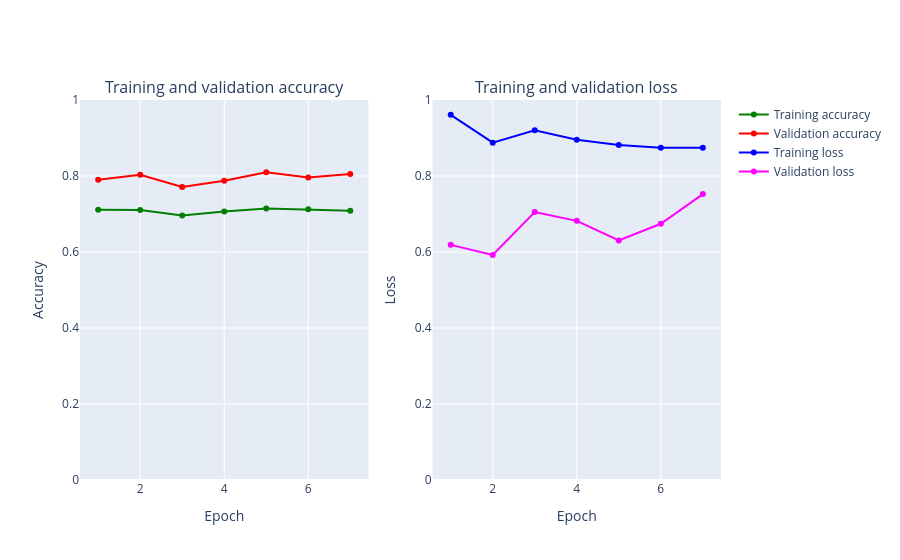

The notebook cell this image was saved under:
### Markdown cell above
Progresión del entrenamiento:

### Code cell
plot_accuracy_and_loss(history_vgg16)

### Figure 1 — Plotly figure (JSON) as saved in the notebook; plotly's stock layout.template omitted (floating-point values rounded to 4 significant figures)
{"data": [{"marker": {"color": "Green"}, "mode": "markers+lines", "name": "Training accuracy", "text": ["1", "2", "3", "4", "5", "6", "7"], "type": "scatter", "x": [1, 2, 3, 4, 5, 6, 7], "xaxis": "x", "y": [0.7113, 0.7108, 0.6959, 0.7065, 0.7147, 0.7122, 0.7087], "yaxis": "y"}, {"marker": {"color": "Red"}, "mode": "markers+lines", "name": "Validation accuracy", "text": ["1", "2", "3", "4", "5", "6", "7"], "type": "scatter", "x": [1, 2, 3, 4, 5, 6, 7], "xaxis": "x", "y": [0.79, 0.8033, 0.7713, 0.7878, 0.81, 0.7962, 0.805], "yaxis": "y"}, {"marker": {"color": "Blue"}, "mode": "markers+lines", "name": "Training loss", "text": ["1", "2", "3", "4", "5", "6", "7"], "type": "scatter", "x": [1, 2, 3, 4, 5, 6, 7], "xaxis": "x2", "y": [0.961, 0.8877, 0.9201, 0.8955, 0.8819, 0.8741, 0.8744], "yaxis": "y2"}, {"marker": {"color": "Magenta"}, "mode": "markers+lines", "name": "Validation loss", "text": ["1", "2", "3", "4", "5", "6", "7"], "type": "scatter", "x": [1, 2, 3, 4, 5, 6, 7], "xaxis": "x2", "y": [0.6188, 0.5923, 0.7053, 0.682, 0.6303, 0.6742, 0.7523], "yaxis": "y2"}], "layout": {"annotations": [{"font": {"size": 16}, "showarrow": false, "text": "Training and validation accuracy", "x": 0.225, "xanchor": "center", "xref": "paper", "y": 1, "yanchor": "bottom", "yref": "paper"}, {"font": {"size": 16}, "showarrow": false, "text": "Training and validation loss", "x": 0.775, "xanchor": "center", "xref": "paper", "y": 1, "yanchor": "bottom", "yref": "paper"}], "xaxis": {"anchor": "y", "domain": [0, 0.45], "title": {"text": "Epoch"}}, "xaxis2": {"anchor": "y2", "domain": [0.55, 1], "title": {"text": "Epoch"}}, "yaxis": {"anchor": "x", "domain": [0, 1], "range": [0, 1], "title": {"text": "Accuracy"}}, "yaxis2": {"anchor": "x2", "domain": [0, 1], "range": [0, 1], "title": {"text": "Loss"}}}}
